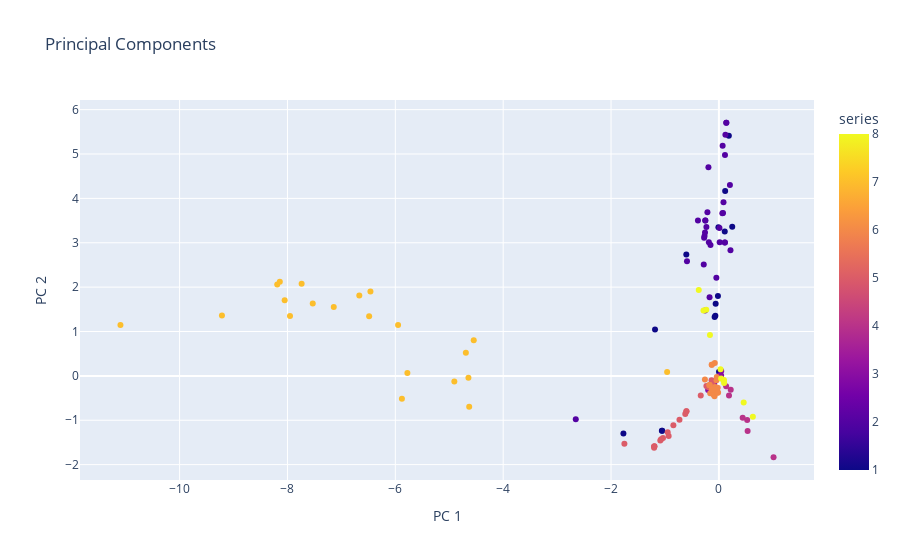

Notebook source saved alongside this figure:
### Markdown cell above
The total variance captured in the first two dimensions is less than `50%`; this suggests that a two-dimensional projection of the data will not be very effective. Regardless, let's try plotting the data using just the first two PCA components.

### Code cell
# task-begin
# CODE REDACTED...
# You'll learn to use plt.scatter() in Q5
# task-end
# solution-begin
fig = px.scatter(
    df_pca_data, 
    x="dot0", 
    y="dot1",
    color="series",
    hover_data=["alloy"],
    title="Principal Components",
    labels={
        "dot0": "PC 1",
        "dot1": "PC 2",
    }
)
fig.show()
fig.write_image("./incl/04_ex_pca.png")
# solution-end

### Figure 1 — Plotly figure (JSON) as saved in the notebook; plotly's stock layout.template omitted (floating-point values rounded to 4 significant figures; data arrays with more than 128 entries replaced by an {"elided": "..."} marker saying what was removed)
{"data": [{"customdata": {"elided": "137x1 str values"}, "hovertemplate": "PC 1=%{x}<br>PC 2=%{y}<br>alloy=%{customdata[0]}<br>series=%{marker.color}<extra></extra>", "legendgroup": "", "marker": {"color": {"elided": "137 int values"}, "coloraxis": "coloraxis", "symbol": "circle"}, "mode": "markers", "name": "", "orientation": "v", "showlegend": false, "type": "scatter", "x": {"elided": "137 float values"}, "xaxis": "x", "y": {"elided": "137 float values"}, "yaxis": "y"}], "layout": {"coloraxis": {"colorbar": {"title": {"text": "series"}}, "colorscale": [[0, "#0d0887"], [0.1111, "#46039f"], [0.2222, "#7201a8"], [0.3333, "#9c179e"], [0.4444, "#bd3786"], [0.5556, "#d8576b"], [0.6667, "#ed7953"], [0.7778, "#fb9f3a"], [0.8889, "#fdca26"], [1, "#f0f921"]]}, "legend": {"tracegroupgap": 0}, "title": {"text": "Principal Components"}, "xaxis": {"anchor": "y", "domain": [0, 1], "title": {"text": "PC 1"}}, "yaxis": {"anchor": "x", "domain": [0, 1], "title": {"text": "PC 2"}}}}
